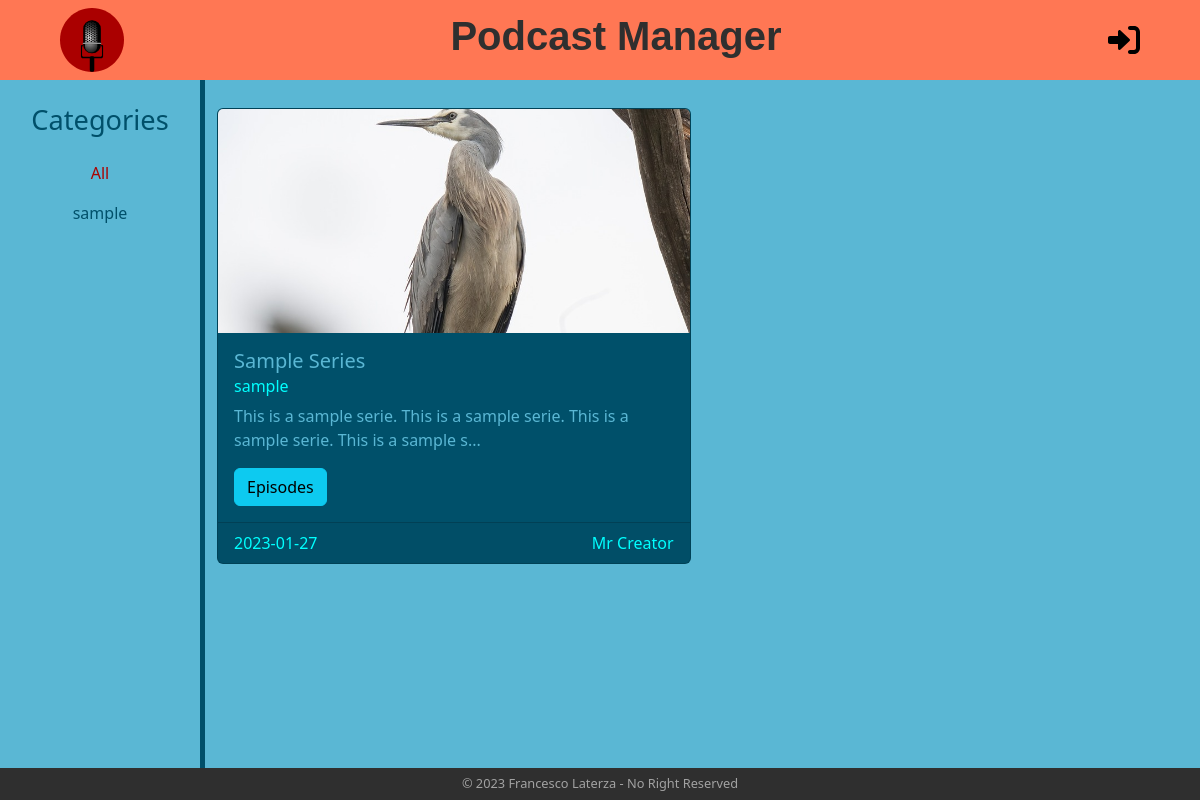
The page / on the database its author committed.
### tables this page shows
CREATE TABLE "series" (
	"id"	INTEGER,
	"title"	TEXT NOT NULL,
	"category"	TEXT NOT NULL,
	"date"	TEXT NOT NULL,
	"text"	TEXT NOT NULL,
	"creator_id"	INTEGER NOT NULL,
	PRIMARY KEY("id" AUTOINCREMENT),
	FOREIGN KEY("creator_id") REFERENCES "users"("id") ON DELETE CASCADE
);

CREATE TABLE "users" (
	"id"	INTEGER,
	"username"	TEXT NOT NULL,
	"email"	TEXT NOT NULL UNIQUE,
	"password"	TEXT NOT NULL,
	"is_creator"	INTEGER NOT NULL,
	PRIMARY KEY("id" AUTOINCREMENT)
);

### app.py (the view)
@app.route("/")
def home():
    if current_user.is_authenticated:
        series_list = series_dao.get_series(current_user.id)
    else:
        series_list = series_dao.get_series(0)
    categories = series_dao.get_categories()
    return render_template("home.html", series_list=series_list, categories=categories, current_category="All", get_creator_name=users_dao.get_user_username_by_id, is_following=follows_dao.is_following)

### dao/series_dao.py (called while the page is built)
def get_series(creator_id):
    conn = sqlite3.connect("db/series.db")
    conn.row_factory = sqlite3.Row
    cursor = conn.cursor()
    sql = "SELECT * FROM series WHERE date <= ? OR creator_id = ? ORDER BY date DESC"
    curr_date = date.today()
    cursor.execute(sql, (curr_date, creator_id))
    res = cursor.fetchall()
    cursor.close()
    conn.close()
    return res

def get_categories():
    conn = sqlite3.connect("db/series.db")
    conn.row_factory = sqlite3.Row
    cursor = conn.cursor()
    sql = "SELECT DISTINCT category FROM series WHERE date <= ?"
    curr_date = date.today()
    cursor.execute(sql, (curr_date, ))
    res = cursor.fetchall()
    cursor.close()
    conn.close()
    return res

### dao/users_dao.py (called while the page is built)
def get_user_by_id(id):
    conn = sqlite3.connect("db/series.db")
    conn.row_factory = sqlite3.Row
    cursor = conn.cursor()
    sql = "SELECT * FROM users WHERE id = ?"
    cursor.execute(sql, (id, ))
    res = cursor.fetchone()
    cursor.close()
    conn.close()
    return res

def get_user_username_by_id(id):
    user = get_user_by_id(id)
    return user["username"]

### templates/home.html (shortened to what this page needs)
{% extends "base.html" %} {% block title %}Home{% endblock %} {% block content%}
<div class="container-fluid">
  <div class="row">
    <aside class="col-lg-2 col-12 mt-4 mb-4 container text-center">
      <div class="row">
        <h3>Categories</h3>
      </div>
      <div class="row">
        <nav class="navbar navbar-expand-lg">
          <div class="container-fluid justify-content-center">
            <div
              class="collapse navbar-collapse justify-content-center"
              id="navbarSupportedContent"
            >
              <ul class="navbar-nav mb-2 mb-lg-0 flex-column">
                <li class="nav-item">
                  <a
                    class="nav-link {% if current_category == 'All' %}active nav-color-active{% endif %}"
                    aria-current="page"
                    href="{{ url_for('home') }}"
                    title="select all category"
                    >All</a
                  >
                </li>
                {% for category in categories %}
                <li class="nav-item">
                  <a
                    class="nav-link {% if current_category == category.category %}active nav-color-active{% else %}nav-color{% endif %}"
                    href="{{ url_for('home_category', category=category.category) }}"
                    title="select category {{ category.category }}"
                    >{{ category.category }}</a
                  >
                </li>
                {% endfor %}
              </ul>
            </div>
          </div>
        </nav>
      </div>
    </aside>
    <main class="col-10 container home-main">
      <div class="row row-cols-1 row-cols-md-2 row-cols-xxl-4 g-4 mt-1 mb-4">
        {% for series in series_list %}
        <div class="col">
          <article class="card">
            <img
              src="{{ url_for('static', filename='images/'+series.title.lower().replace(' ', '_')+'.jpeg') }}"
              class="series-image card-img-top"
              alt="series image"
            />
            <section class="card-body">
              <h5 class="card-title">{{ series.title }}</h5>
              <h6 class="card-subtitle mb-2 text-muted text-muted-series">
                {{ series.category }}
              </h6>
              <p class="card-text">{{ series.text[:90]+'...' }}</p>
              <a
                href="{{ url_for('series', series_id=series.id) }}"
                class="btn btn-info"
                title="series page"
                >Episodes</a
              >
            </section>
            <footer
              class="card-footer text-muted text-muted-series d-flex justify-content-between"
            >
              <p class="card-text">{{ series.date }}</p>
              <p class="card-text">{{ get_creator_name(series.creator_id) }}</p>
            </footer>
          </article>
        </div>
        {% endfor %}
      </div>
    </main>
  </div>
</div>
{% endblock%}

### static/style.css (style rules this page uses)
body { font-family: "Segoe UI", Tahoma, Geneva, Verdana, sans-serif; background-color: #5ab7d4; }
aside h3 { font-size: 1.7rem; display: block; color: #00506a; }
.nav-color { color: #00506a; }
.nav-color-active { color: #aa0200 !important; }
.home-main { border-left: 5px solid #00506a; }
main { min-height: calc(100vh - 7rem); }
.card { background-color: #00506a; color: #5ab7d4; }
.series-image { height: 14rem; object-fit: cover; }
.card footer p { margin-bottom: 0; }
.text-muted-series { color: #00ffff !important; }

### rows shown on the page
series: title "Sample Series", category "sample", text "This is a sample serie. This is a sample serie. This is a sample serie. This is a sample s...", date "2023-01-27"
users: username "Mr Creator"

### other values the page prints
{{ category.category }} "sample"
